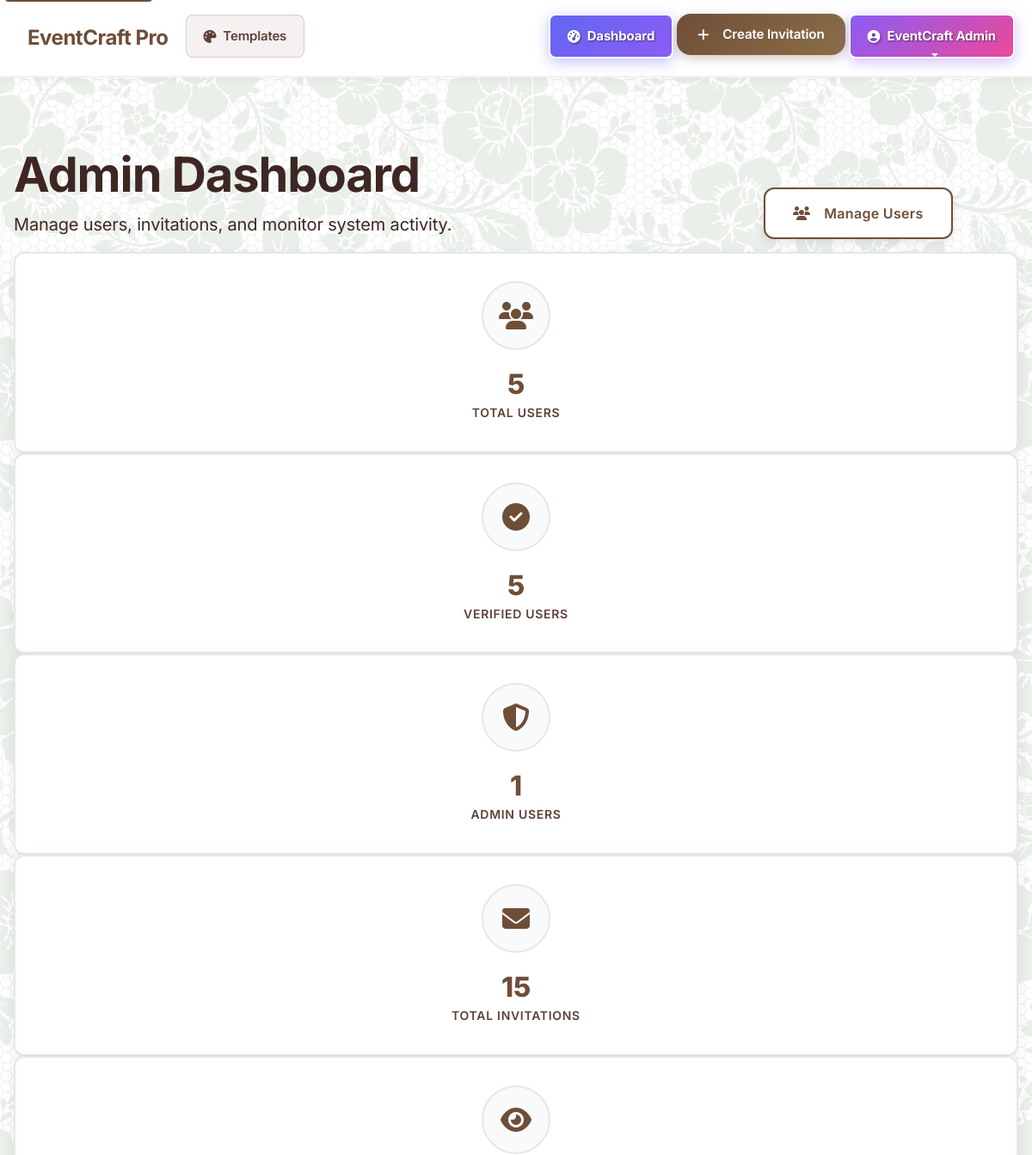
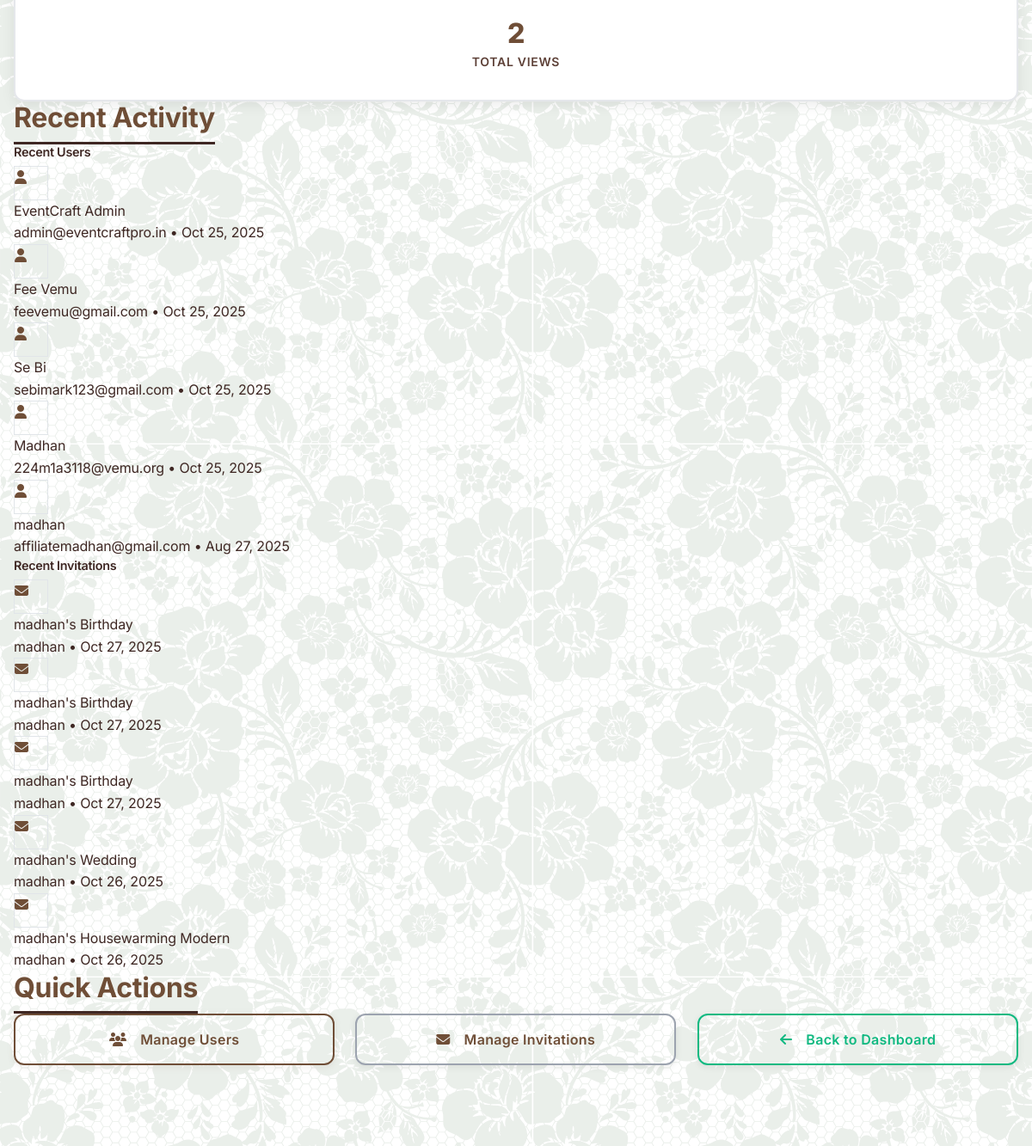
Page /admin (signed in, upper part) on the earlier database version (2 pictures, top to bottom).
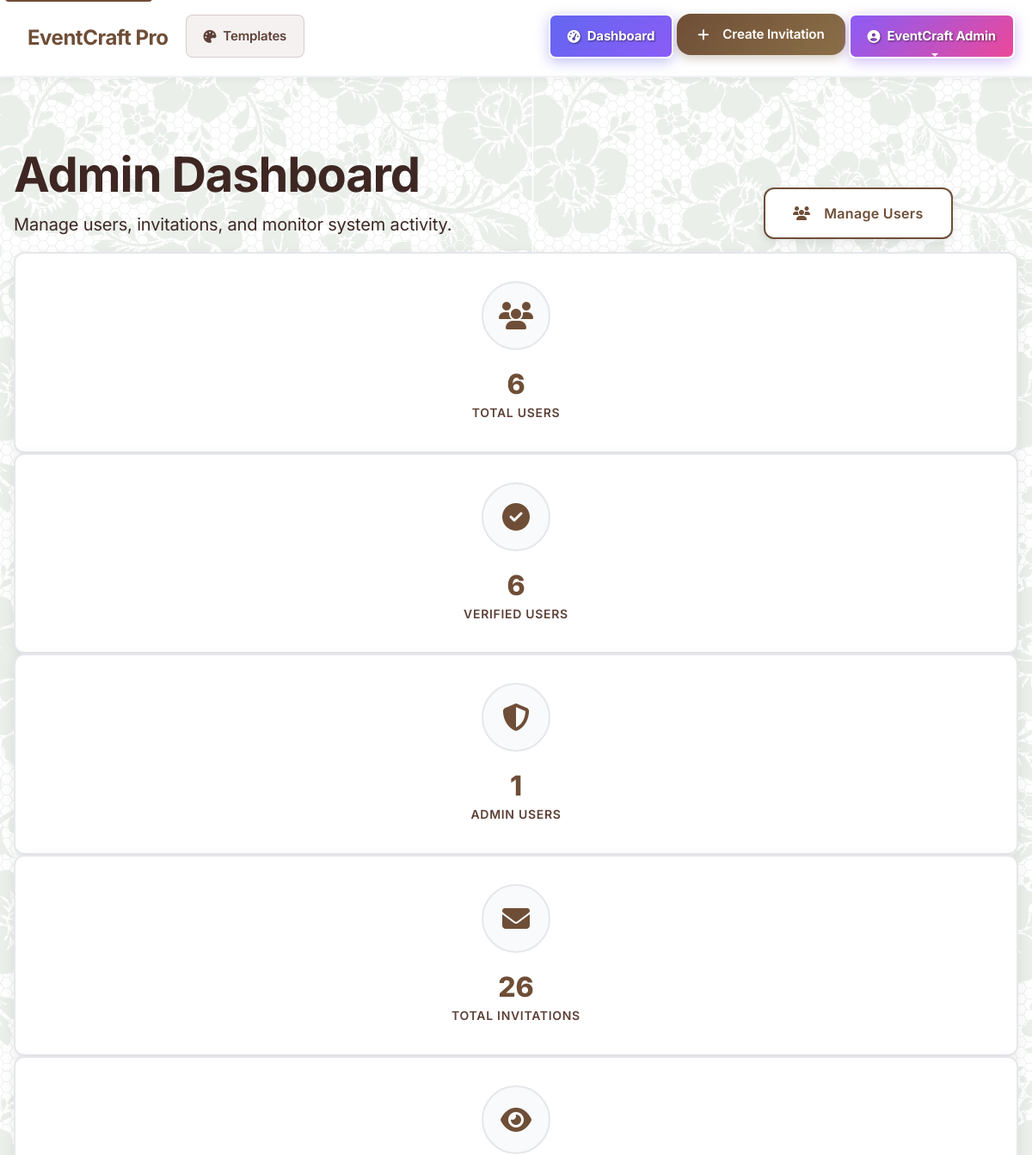
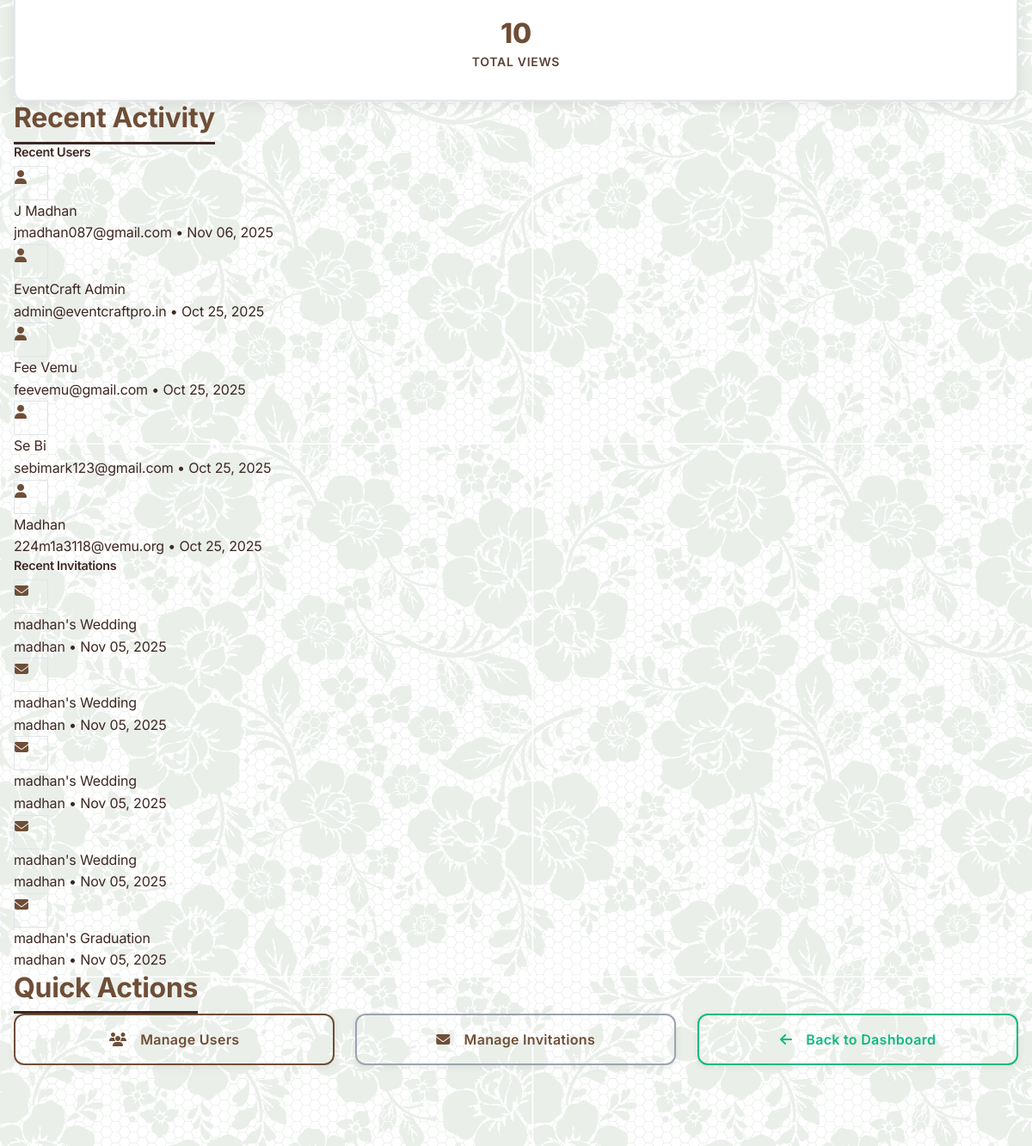
Same page on the later database version (2 pictures, top to bottom).
### models.py (models this page shows)
class User(db.Model):
    __tablename__ = 'users'
    id = db.Column(db.Integer, primary_key=True)
    name = db.Column(db.String(100), nullable=False)
    email = db.Column(db.String(120), unique=True, nullable=False)
    mobile = db.Column(db.String(15), nullable=False)
    password_hash = db.Column(db.String(255), nullable=False)
    is_verified = db.Column(db.Boolean, default=False)
    is_admin = db.Column(db.Boolean, default=False)
    google_id = db.Column(db.String(100), unique=True, nullable=True)
    created_at = db.Column(db.DateTime, default=datetime.utcnow)
    updated_at = db.Column(db.DateTime, default=datetime.utcnow, onupdate=datetime.utcnow)
    invitations = db.relationship('Invitation', backref='user', lazy=True, cascade='all, delete-orphan')

class Invitation(db.Model):
    __tablename__ = 'invitations'
    id = db.Column(db.Integer, primary_key=True)
    user_id = db.Column(db.Integer, db.ForeignKey('users.id'), nullable=False)
    title = db.Column(db.String(200))
    description = db.Column(db.Text)
    event_type = db.Column(db.String(50), nullable=False)
    template_name = db.Column(db.String(100))
    event_date = db.Column(db.DateTime)
    event_style = db.Column(db.String(50))
    bride_name = db.Column(db.String(100))
    groom_name = db.Column(db.String(100))
    muhurtham_time = db.Column(db.String(50))
    reception_time = db.Column(db.String(50))
    birthday_person = db.Column(db.String(100))
    age = db.Column(db.String(10))
    start_time = db.Column(db.String(50))
    dinner_time = db.Column(db.String(50))
    mother_name = db.Column(db.String(100))
    father_name = db.Column(db.String(100))
    babyshower_start_time = db.Column(db.String(50))
    babyshower_end_time = db.Column(db.String(50))
    graduate_name = db.Column(db.String(100))
    degree = db.Column(db.String(100))
    school = db.Column(db.String(100))
    major = db.Column(db.String(100))
    couple_names = db.Column(db.String(100))
    marriage_years = db.Column(db.String(20))
    anniversary_dinner_time = db.Column(db.String(50))
    party_time = db.Column(db.String(50))
    honoree_name = db.Column(db.String(100))
    position = db.Column(db.String(100))
    company = db.Column(db.String(100))
    start_year = db.Column(db.String(10))
    host_name = db.Column(db.String(100))
    contact_phone = db.Column(db.String(20))
    contact_email = db.Column(db.String(120))
    venue_address = db.Column(db.Text)
    love_story = db.Column(db.Text)  # For weddings
    event_story = db.Column(db.Text)  # For other events
    main_image = db.Column(db.String(255))
    bride_image = db.Column(db.String(255))
    groom_image = db.Column(db.String(255))
    birthday_image = db.Column(db.String(255))
    couple_image = db.Column(db.String(255))
    graduate_image = db.Column(db.String(255))
    honoree_image = db.Column(db.String(255))
    gallery_images = db.Column(db.Text)  # JSON string of image filenames
    customization_data = db.Column(db.Text)  # JSON string of customization settings
    share_url = db.Column(db.String(100), unique=True, nullable=False)
    view_count = db.Column(db.Integer, default=0)
    is_active = db.Column(db.Boolean, default=True)
    expires_at = db.Column(db.DateTime, default=lambda: datetime.utcnow() + timedelta(days=365))  # Default 1 year expiration
    created_at = db.Column(db.DateTime, default=datetime.utcnow)
    updated_at = db.Column(db.DateTime, default=datetime.utcnow, onupdate=datetime.utcnow)
    wishes = db.relationship('Wish', backref='invitation', lazy=True, cascade='all, delete-orphan')
    guests = db.relationship('Guest', backref='invitation', lazy=True, cascade='all, delete-orphan')
    rsvps = db.relationship('RSVP', backref='invitation', lazy=True, cascade='all, delete-orphan')
    views = db.relationship('InvitationView', backref='invitation', lazy=True, cascade='all, delete-orphan')
    shares = db.relationship('InvitationShare', backref='invitation', lazy=True, cascade='all, delete-orphan')

### routes.py (the view)
    @app.route('/admin')
    def admin_dashboard():
        if not is_admin():
            flash('Access denied. Admin privileges required.', 'error')
            return redirect(url_for('dashboard'))
        users = User.query.order_by(User.created_at.desc()).all()
        invitations = Invitation.query.order_by(Invitation.created_at.desc()).all()
        total_users = len(users)
        verified_users = len([u for u in users if u.is_verified])
        admin_users = len([u for u in users if u.is_admin])
        total_invitations = len(invitations)
        total_views = sum(invitation.view_count for invitation in invitations)
        recent_users = users[:5]  # Last 5 registered users
        recent_invitations = invitations[:5]  # Last 5 created invitations
        stats = {
            'total_users': total_users,
            'verified_users': verified_users,
            'admin_users': admin_users,
            'total_invitations': total_invitations,
            'total_views': total_views
        }
        return render_template('admin/dashboard.html',
                             users=users,
                             invitations=invitations,
                             stats=stats,
                             recent_users=recent_users,
                             recent_invitations=recent_invitations)

### app.py (called while the page is built)
@app.context_processor
def inject_session():
    from flask import session
    return dict(session=session)

### routes.py (called while the page is built)
def is_authenticated():
    return 'user_id' in session

def is_admin():
    if not is_authenticated():
        return False
    user = User.query.get(session['user_id'])
    return user and user.is_admin

### templates/admin/dashboard.html (shortened to what the changed rows need)
{% extends "base.html" %}
{% block content %}
<section class="admin-hero">
    <div class="container">
        <div class="row align-items-center">
            <div class="col-lg-8">
                <h1 class="hero-title">Admin Dashboard</h1>
            </div>
        </div>
    </div>
</section>
<section class="admin-content">
    <div class="container">
        <div class="stats-grid">
            <div class="stat-card">
                <div class="stat-icon">
                    <i class="fas fa-users"></i>
                </div>
                <span class="stat-number">{{ stats.total_users }}</span>
                <span class="stat-label">Total Users</span>
            </div>
            <div class="stat-card">
                <div class="stat-icon">
                    <i class="fas fa-check-circle"></i>
                </div>
                <span class="stat-number">{{ stats.verified_users }}</span>
                <span class="stat-label">Verified Users</span>
            </div>
            <div class="stat-card">
                <div class="stat-icon">
                    <i class="fas fa-envelope"></i>
                </div>
                <span class="stat-number">{{ stats.total_invitations }}</span>
                <span class="stat-label">Total Invitations</span>
            </div>
            <div class="stat-card">
                <div class="stat-icon">
                    <i class="fas fa-eye"></i>
                </div>
                <span class="stat-number">{{ stats.total_views }}</span>
                <span class="stat-label">Total Views</span>
            </div>
        </div>
        <div class="admin-section">
            <h2 class="section-title">Recent Activity</h2>
            <div class="recent-activity">
                <div class="activity-card">
                    {% for user in recent_users %}
                    <div class="activity-item">
                        <div class="activity-icon">
                            <i class="fas fa-user"></i>
                        </div>
                        <div class="activity-content">
                            <div class="activity-name">{{ user.name }}</div>
                            <div class="activity-meta">{{ user.email }} • {{ user.created_at.strftime('%b %d, %Y') }}</div>
                        </div>
                    </div>
                    {% endfor %}
                </div>
                <div class="activity-card">
                    {% for invitation in recent_invitations %}
                    <div class="activity-item">
                        <div class="activity-icon">
                            <i class="fas fa-envelope"></i>
                        </div>
                        <div class="activity-content">
                            <div class="activity-name">{{ invitation.title }}</div>
                            <div class="activity-meta">{{ invitation.user.name }} • {{ invitation.created_at.strftime('%b %d, %Y') }}</div>
                        </div>
                    </div>
                    {% endfor %}
                </div>
            </div>
        </div>
        <div class="admin-section">
            <h2 class="section-title">Quick Actions</h2>
        </div>
    </div>
</section>
{% endblock %}

### templates/base.html (shortened to what this page needs)
<!DOCTYPE html>
<html lang="en">
<head>
    <link href="https://cdn.jsdelivr.net/npm/bootstrap@5.3.0/dist/css/bootstrap.min.css" rel="stylesheet">
    <link rel="stylesheet" href="https://cdnjs.cloudflare.com/ajax/libs/font-awesome/6.4.0/css/all.min.css">
    <link rel="stylesheet" href="/static/css/floral-animations.css">
    <link rel="stylesheet" href="/static/css/style.css?v=12.0">
</head>
<body>
    <nav class="navbar navbar-expand-lg fixed-top glass" id="mainNavbar" role="navigation" aria-label="Main navigation">
        <div class="container">
            <a class="navbar-brand" href="{{ url_for('index') }}" aria-label="EventCraft Pro - Go to homepage">
                EventCraft Pro
            </a>
            <div class="collapse navbar-collapse" id="navbarNav">
                <ul class="navbar-nav me-auto" role="menubar">
                    <li class="nav-item" role="none">
                        <a class="nav-link" href="{{ url_for('templates') }}" role="menuitem" aria-label="Browse invitation templates">
                            <i class="fas fa-palette me-1" aria-hidden="true"></i>Templates
                        </a>
                    </li>
                </ul>
                <ul class="navbar-nav ms-auto">
                    {% if session.user_id %}
                        <li class="nav-item">
                            <a class="nav-link" href="{{ url_for('dashboard') }}">
                                <i class="fas fa-tachometer-alt me-1"></i>Dashboard
                            </a>
                        </li>
                        <li class="nav-item">
                            <a class="btn-primary-custom" href="{{ url_for('templates') }}">
                                <i class="fas fa-plus me-1"></i>Create Invitation
                            </a>
                        </li>
                        <li class="nav-item dropdown">
                            <a class="nav-link dropdown-toggle" href="#" role="button" data-bs-toggle="dropdown" aria-expanded="false">
                                <i class="fas fa-user-circle me-1"></i>{{ session.user_name if session.user_name else 'User' }}
                            </a>
                        </li>
                    {% else %}
                        <li class="nav-item">
                            <a class="btn-primary-custom" href="{{ url_for('auth') }}">
                                <i class="fas fa-rocket me-1"></i>Get Started
                            </a>
                        </li>
                    {% endif %}
                </ul>
            </div>
        </div>
    </nav>
    <div class="mobile-nav-overlay" id="mobileNavOverlay"></div>
    <main id="main-content" class="main-content" role="main" aria-label="Main content">
    <main class="fade-in">
        {% block content %}{% endblock %}
    </main>
</body>
</html>

Differences in the rows shown:
no longer on this page (row unchanged): User: name "madhan", email "affiliatemadhan@gmail.com", created_at "Aug 27, 2025"
no longer on this page (row unchanged): Invitation: title "madhan's Birthday", user.name "madhan", created_at "Oct 27, 2025"
no longer on this page (row unchanged): Invitation: title "madhan's Birthday", user.name "madhan", created_at "Oct 27, 2025"
no longer on this page (row unchanged): Invitation: title "madhan's Birthday", user.name "madhan", created_at "Oct 27, 2025"
no longer on this page (row unchanged): Invitation: title "madhan's Wedding", user.name "madhan", created_at "Oct 26, 2025"
no longer on this page (row unchanged): Invitation: title "madhan's Housewarming Modern", user.name "madhan", created_at "Oct 26, 2025"
added User: name "J Madhan", email "jmadhan087@gmail.com", created_at "Nov 06, 2025"
added Invitation: title "madhan's Wedding", user.name "madhan", created_at "Nov 05, 2025"
added Invitation: title "madhan's Wedding", user.name "madhan", created_at "Nov 05, 2025"
added Invitation: title "madhan's Wedding", user.name "madhan", created_at "Nov 05, 2025"
added Invitation: title "madhan's Wedding", user.name "madhan", created_at "Nov 05, 2025"
added Invitation: title "madhan's Graduation", user.name "madhan", created_at "Nov 05, 2025"
Other differences:
{{ stats.total_users }}: "5" → "6"
{{ stats.verified_users }}: "5" → "6"
{{ stats.total_invitations }}: "15" → "26"
{{ stats.total_views }}: "2" → "10"
